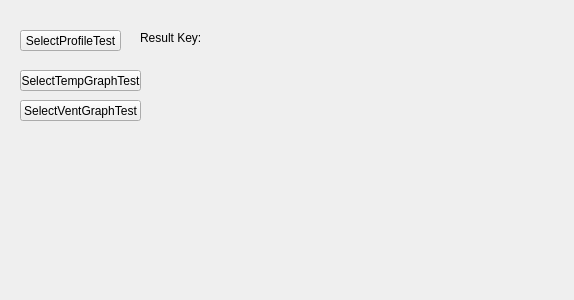
<?xml version="1.0" encoding="UTF-8"?>
<ui version="4.0">
 <class>TestModeFrame</class>
 <widget class="QWidget" name="TestModeFrame">
  <property name="geometry">
   <rect>
    <x>0</x>
    <y>0</y>
    <width>574</width>
    <height>300</height>
   </rect>
  </property>
  <property name="windowTitle">
   <string>Form</string>
  </property>
  <widget class="QPushButton" name="btnSelectProfileTest">
   <property name="geometry">
    <rect>
     <x>20</x>
     <y>30</y>
     <width>101</width>
     <height>21</height>
    </rect>
   </property>
   <property name="text">
    <string>SelectProfileTest</string>
   </property>
  </widget>
  <widget class="QLabel" name="lblSelectProfileResult">
   <property name="geometry">
    <rect>
     <x>140</x>
     <y>30</y>
     <width>141</width>
     <height>16</height>
    </rect>
   </property>
   <property name="text">
    <string>Result Key:</string>
   </property>
  </widget>
  <widget class="QPushButton" name="btnSelectGraphTest">
   <property name="geometry">
    <rect>
     <x>20</x>
     <y>70</y>
     <width>121</width>
     <height>21</height>
    </rect>
   </property>
   <property name="text">
    <string>SelectTempGraphTest</string>
   </property>
  </widget>
  <widget class="QPushButton" name="pushButton">
   <property name="geometry">
    <rect>
     <x>20</x>
     <y>100</y>
     <width>121</width>
     <height>21</height>
    </rect>
   </property>
   <property name="text">
    <string>SelectVentGraphTest</string>
   </property>
  </widget>
 </widget>
 <resources/>
 <connections/>
</ui>
